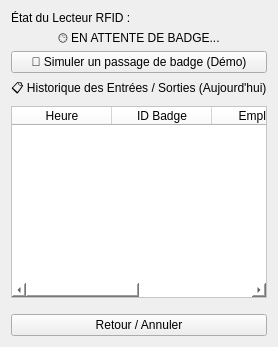
         <widget class="QWidget" name="pointage">
          <layout class="QVBoxLayout" name="verticalLayout_Pointage">
           <item>
            <widget class="QLabel" name="lblTitrePointage">
             <property name="text">
              <string>État du Lecteur RFID :</string>
             </property>
            </widget>
           </item>
           <item>
            <widget class="QLabel" name="lblStatutRFID">
             <property name="text">
              <string>🕒 EN ATTENTE DE BADGE...</string>
             </property>
             <property name="alignment">
              <set>Qt::AlignmentFlag::AlignCenter</set>
             </property>
            </widget>
           </item>
           <item>
            <widget class="QPushButton" name="btnSimulerBadge">
             <property name="cursor">
              <cursorShape>PointingHandCursor</cursorShape>
             </property>
             <property name="text">
              <string>🔮 Simuler un passage de badge (Démo)</string>
             </property>
            </widget>
           </item>
           <item>
            <widget class="QLabel" name="lblLog">
             <property name="text">
              <string>📋 Historique des Entrées / Sorties (Aujourd'hui)</string>
             </property>
            </widget>
           </item>
           <item>
            <widget class="QTableWidget" name="tablePointage">
             <property name="styleSheet">
              <string notr="true">background-color: white; gridline-color: #eee;</string>
             </property>
             <attribute name="horizontalHeaderStretchLastSection">
              <bool>true</bool>
             </attribute>
             <attribute name="verticalHeaderVisible">
              <bool>false</bool>
             </attribute>
             <column>
              <property name="text">
               <string>Heure</string>
              </property>
             </column>
             <column>
              <property name="text">
               <string>ID Badge</string>
              </property>
             </column>
             <column>
              <property name="text">
               <string>Employe</string>
              </property>
             </column>
             <column>
              <property name="text">
               <string>Statut</string>
              </property>
             </column>
            </widget>
           </item>
           <item>
            <spacer name="verticalSpacer_Pointage">
             <property name="orientation">
              <enum>Qt::Orientation::Vertical</enum>
             </property>
             <property name="sizeType">
              <enum>QSizePolicy::Policy::Fixed</enum>
             </property>
             <property name="sizeHint" stdset="0">
              <size>
               <width>20</width>
               <height>10</height>
              </size>
             </property>
            </spacer>
           </item>
           <item>
            <widget class="QPushButton" name="btnAnnulerPointage">
             <property name="text">
              <string>Retour / Annuler</string>
             </property>
            </widget>
           </item>
          </layout>
         </widget>
